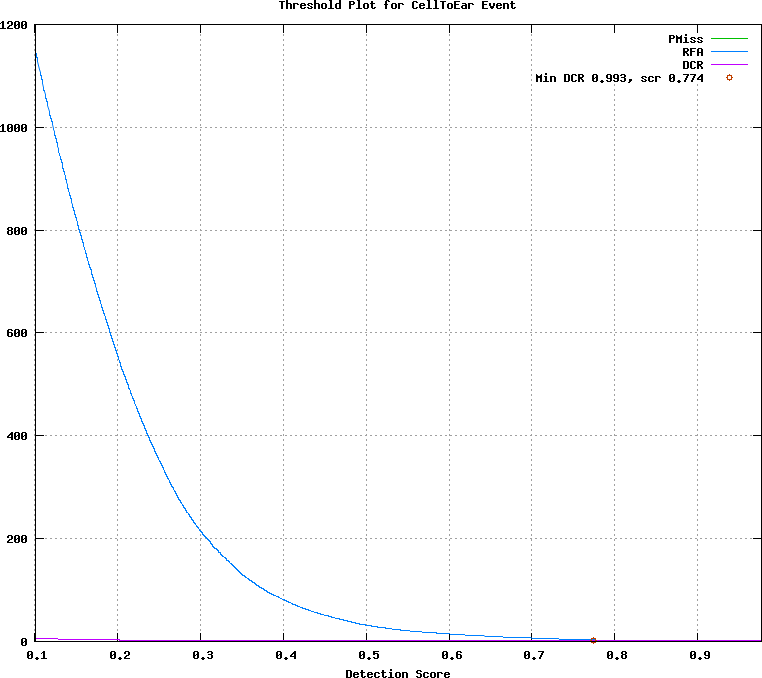

Reproduce this figure in gnuplot.
## GNUPLOT command file
set terminal postscript color
set style data lines
set title 'Threshold Plot for CellToEar Event'
set xlabel 'Detection Score'
set grid
set size ratio 0.85
plot [0.101000:0.977000]  \
  'test.det.CellToEar_Event.dat.1' using 1:4 title 'PMiss' with lines lt 2, \
  'test.det.CellToEar_Event.dat.1' using 1:5 title 'RFA' with lines lt 3, \
  'test.det.CellToEar_Event.dat.1' using 1:6 title 'DCR' with lines lt 4, \
  'test.det.CellToEar_Event.dat.2' using 1:2 title 'Min DCR 0.993, scr 0.774' with points lt 6
